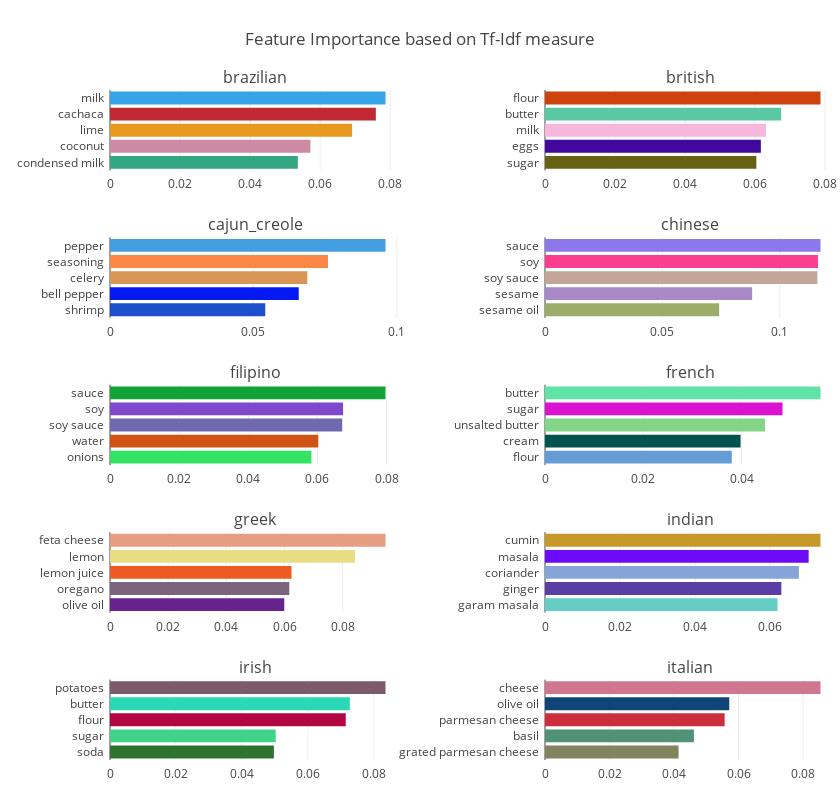

The notebook cell saved with this chart:
### Code cell
# Exctract labels from the result dataframe

labels = []
for i, e in enumerate(result_tfidf):
    labels.append(result_tfidf[i].cuisine[0])

# Set the plot for 1st 10 cuisines

totalPlot = 10
y = [[item]*2 for item in range(1,10)]
y = list(chain.from_iterable(y))
z = [1,2]*int((totalPlot/2))

fig = tools.make_subplots(rows = 5, cols=2,
                          subplot_titles = labels[0:10],
                          specs = [[{}, {}],[{}, {}],[{}, {}],[{}, {}],[{}, {}]],
                          horizontal_spacing = 0.20)

traces = []

for index,element in enumerate(result_tfidf[0:10]): 
    trace = graph.Bar(x = result_tfidf[index].tfidf[::-1],
                        y = result_tfidf[index].feature[::-1],
                        orientation = 'h',
                        marker = dict(color = random_colours(5)))
    traces.append(trace)

for t,y,z in zip(traces,y,z):
    fig.append_trace(t, y,z)

    fig['layout'].update(height = 800, width = 840,
    margin = dict(l=110,r=5,b=40,t=90,pad=5), showlegend = False, title = 'Feature Importance based on Tf-Idf measure')

iplot(fig)

### Figure 1 — Plotly figure (JSON) as saved in the notebook; plotly's stock layout.template omitted (floating-point values rounded to 4 significant figures)
{"data": [{"marker": {"color": ["#33A782", "#CE8AA4", "#E8981F", "#C02931", "#36A4E9"]}, "orientation": "h", "type": "bar", "uid": "3cab50de-6e85-49b1-8cd7-c77afb548314", "x": [0.05363, 0.05721, 0.06911, 0.07589, 0.07865], "xaxis": "x", "y": ["condensed milk", "coconut", "lime", "cachaca", "milk"], "yaxis": "y"}, {"marker": {"color": ["#676113", "#42079C", "#F7B6DB", "#5BC8A5", "#CE420D"]}, "orientation": "h", "type": "bar", "uid": "25cecac7-8b86-4dd2-a442-5b768176c681", "x": [0.06035, 0.06164, 0.06309, 0.06744, 0.07867], "xaxis": "x2", "y": ["sugar", "eggs", "milk", "butter", "flour"], "yaxis": "y2"}, {"marker": {"color": ["#1B4FCB", "#051AF3", "#D79655", "#FC8746", "#449EE2"]}, "orientation": "h", "type": "bar", "uid": "e11288ac-2dd0-46cc-b7bf-189700ed60d8", "x": [0.05414, 0.06581, 0.0688, 0.07601, 0.09607], "xaxis": "x3", "y": ["shrimp", "bell pepper", "celery", "seasoning", "pepper"], "yaxis": "y3"}, {"marker": {"color": ["#9CAC69", "#A789C8", "#C3A698", "#FC3E90", "#8C78EA"]}, "orientation": "h", "type": "bar", "uid": "9551f743-2f8a-408b-93ca-18dd60f01ed3", "x": [0.07419, 0.08825, 0.1161, 0.1163, 0.1174], "xaxis": "x4", "y": ["sesame oil", "sesame", "soy sauce", "soy", "sauce"], "yaxis": "y4"}, {"marker": {"color": ["#35E364", "#CF5414", "#6F6AAE", "#8048CA", "#11A338"]}, "orientation": "h", "type": "bar", "uid": "77dcd9a0-ebf7-462e-ae93-b3a5ee77fd70", "x": [0.05827, 0.06025, 0.06717, 0.06743, 0.0797], "xaxis": "x5", "y": ["onions", "water", "soy sauce", "soy", "sauce"], "yaxis": "y5"}, {"marker": {"color": ["#649DD6", "#02524D", "#83D688", "#DA11D0", "#5FE4A5"]}, "orientation": "h", "type": "bar", "uid": "3ccc9e94-e0b7-44db-b6d2-e044fd0973e1", "x": [0.03801, 0.0398, 0.04477, 0.04834, 0.05607], "xaxis": "x6", "y": ["flour", "cream", "unsalted butter", "sugar", "butter"], "yaxis": "y6"}, {"marker": {"color": ["#67228D", "#7A657D", "#ED5B22", "#E7DD85", "#E79D7F"]}, "orientation": "h", "type": "bar", "uid": "f2a58abe-8020-457f-9f35-bc69e4ff3665", "x": [0.05989, 0.06162, 0.0624, 0.08424, 0.0947], "xaxis": "x7", "y": ["olive oil", "oregano", "lemon juice", "lemon", "feta cheese"], "yaxis": "y7"}, {"marker": {"color": ["#65CDC6", "#5B3EA5", "#87A4D8", "#6D0AF8", "#C7982A"]}, "orientation": "h", "type": "bar", "uid": "16c41b23-dad8-41c4-af66-e0cc64a1468f", "x": [0.06194, 0.06296, 0.06763, 0.07023, 0.07339], "xaxis": "x8", "y": ["garam masala", "ginger", "coriander", "masala", "cumin"], "yaxis": "y8"}, {"marker": {"color": ["#2D7431", "#40D38C", "#B20742", "#2BD8B5", "#7A5A6B"]}, "orientation": "h", "type": "bar", "uid": "c7abad0c-5ec9-4ba4-8f67-ff778a5789d2", "x": [0.04971, 0.05026, 0.07151, 0.07275, 0.08357], "xaxis": "x9", "y": ["soda", "sugar", "flour", "butter", "potatoes"], "yaxis": "y9"}, {"marker": {"color": ["#82835F", "#4F9275", "#CC2E3E", "#104476", "#D07691"]}, "orientation": "h", "type": "bar", "uid": "5be721dd-4ae2-4866-a583-359c1ab4d0ab", "x": [0.0414, 0.04616, 0.05569, 0.05712, 0.0854], "xaxis": "x10", "y": ["grated parmesan cheese", "basil", "parmesan cheese", "olive oil", "cheese"], "yaxis": "y10"}], "layout": {"annotations": [{"font": {"size": 16}, "showarrow": false, "text": "brazilian", "x": 0.2, "xanchor": "center", "xref": "paper", "y": 1, "yanchor": "bottom", "yref": "paper"}, {"font": {"size": 16}, "showarrow": false, "text": "british", "x": 0.8, "xanchor": "center", "xref": "paper", "y": 1, "yanchor": "bottom", "yref": "paper"}, {"font": {"size": 16}, "showarrow": false, "text": "cajun_creole", "x": 0.2, "xanchor": "center", "xref": "paper", "y": 0.78, "yanchor": "bottom", "yref": "paper"}, {"font": {"size": 16}, "showarrow": false, "text": "chinese", "x": 0.8, "xanchor": "center", "xref": "paper", "y": 0.78, "yanchor": "bottom", "yref": "paper"}, {"font": {"size": 16}, "showarrow": false, "text": "filipino", "x": 0.2, "xanchor": "center", "xref": "paper", "y": 0.56, "yanchor": "bottom", "yref": "paper"}, {"font": {"size": 16}, "showarrow": false, "text": "french", "x": 0.8, "xanchor": "center", "xref": "paper", "y": 0.56, "yanchor": "bottom", "yref": "paper"}, {"font": {"size": 16}, "showarrow": false, "text": "greek", "x": 0.2, "xanchor": "center", "xref": "paper", "y": 0.34, "yanchor": "bottom", "yref": "paper"}, {"font": {"size": 16}, "showarrow": false, "text": "indian", "x": 0.8, "xanchor": "center", "xref": "paper", "y": 0.34, "yanchor": "bottom", "yref": "paper"}, {"font": {"size": 16}, "showarrow": false, "text": "irish", "x": 0.2, "xanchor": "center", "xref": "paper", "y": 0.12, "yanchor": "bottom", "yref": "paper"}, {"font": {"size": 16}, "showarrow": false, "text": "italian", "x": 0.8, "xanchor": "center", "xref": "paper", "y": 0.12, "yanchor": "bottom", "yref": "paper"}], "height": 800, "margin": {"b": 40, "l": 110, "pad": 5, "r": 5, "t": 90}, "showlegend": false, "title": {"text": "Feature Importance based on Tf-Idf measure"}, "width": 840, "xaxis": {"anchor": "y", "domain": [0, 0.4]}, "xaxis10": {"anchor": "y10", "domain": [0.6, 1]}, "xaxis2": {"anchor": "y2", "domain": [0.6, 1]}, "xaxis3": {"anchor": "y3", "domain": [0, 0.4]}, "xaxis4": {"anchor": "y4", "domain": [0.6, 1]}, "xaxis5": {"anchor": "y5", "domain": [0, 0.4]}, "xaxis6": {"anchor": "y6", "domain": [0.6, 1]}, "xaxis7": {"anchor": "y7", "domain": [0, 0.4]}, "xaxis8": {"anchor": "y8", "domain": [0.6, 1]}, "xaxis9": {"anchor": "y9", "domain": [0, 0.4]}, "yaxis": {"anchor": "x", "domain": [0.88, 1]}, "yaxis10": {"anchor": "x10", "domain": [0, 0.12]}, "yaxis2": {"anchor": "x2", "domain": [0.88, 1]}, "yaxis3": {"anchor": "x3", "domain": [0.66, 0.78]}, "yaxis4": {"anchor": "x4", "domain": [0.66, 0.78]}, "yaxis5": {"anchor": "x5", "domain": [0.44, 0.56]}, "yaxis6": {"anchor": "x6", "domain": [0.44, 0.56]}, "yaxis7": {"anchor": "x7", "domain": [0.22, 0.34]}, "yaxis8": {"anchor": "x8", "domain": [0.22, 0.34]}, "yaxis9": {"anchor": "x9", "domain": [0, 0.12]}}}
